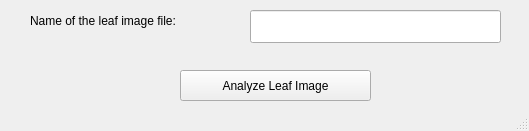
<?xml version="1.0" encoding="UTF-8"?>
<ui version="4.0">
 <class>MainWindow</class>
 <widget class="QMainWindow" name="MainWindow">
  <property name="geometry">
   <rect>
    <x>0</x>
    <y>0</y>
    <width>529</width>
    <height>131</height>
   </rect>
  </property>
  <property name="windowTitle">
   <string>Accept Leaf Image</string>
  </property>
  <widget class="QWidget" name="centralwidget">
   <widget class="QPushButton" name="pushButton">
    <property name="geometry">
     <rect>
      <x>180</x>
      <y>70</y>
      <width>191</width>
      <height>31</height>
     </rect>
    </property>
    <property name="text">
     <string>Analyze Leaf Image</string>
    </property>
   </widget>
   <widget class="QLineEdit" name="lineEdit">
    <property name="geometry">
     <rect>
      <x>250</x>
      <y>10</y>
      <width>251</width>
      <height>33</height>
     </rect>
    </property>
   </widget>
   <widget class="QLabel" name="label">
    <property name="geometry">
     <rect>
      <x>30</x>
      <y>10</y>
      <width>191</width>
      <height>21</height>
     </rect>
    </property>
    <property name="text">
     <string>Name of the leaf image file:</string>
    </property>
   </widget>
  </widget>
  <widget class="QStatusBar" name="statusbar"/>
 </widget>
 <resources/>
 <connections/>
</ui>
